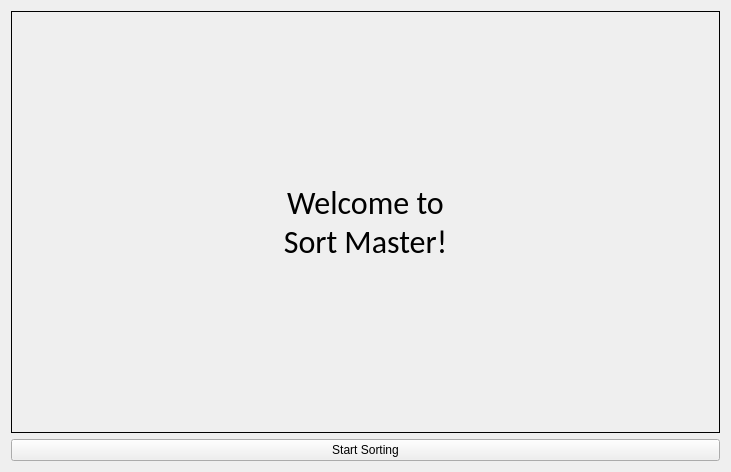
<?xml version="1.0" encoding="UTF-8"?>
<ui version="4.0">
 <class>startupScreen</class>
 <widget class="QWidget" name="startupScreen">
  <property name="geometry">
   <rect>
    <x>0</x>
    <y>0</y>
    <width>731</width>
    <height>472</height>
   </rect>
  </property>
  <property name="windowTitle">
   <string>Form</string>
  </property>
  <layout class="QHBoxLayout" name="horizontalLayout">
   <item>
    <layout class="QVBoxLayout" name="verticalLayout">
     <property name="sizeConstraint">
      <enum>QLayout::SetMinimumSize</enum>
     </property>
     <item>
      <widget class="QLabel" name="label">
       <property name="font">
        <font>
         <family>Calibri</family>
         <pointsize>24</pointsize>
        </font>
       </property>
       <property name="frameShape">
        <enum>QFrame::Box</enum>
       </property>
       <property name="frameShadow">
        <enum>QFrame::Plain</enum>
       </property>
       <property name="text">
        <string>Welcome to
Sort Master!</string>
       </property>
       <property name="textFormat">
        <enum>Qt::PlainText</enum>
       </property>
       <property name="alignment">
        <set>Qt::AlignCenter</set>
       </property>
      </widget>
     </item>
     <item>
      <widget class="QPushButton" name="startSortingButton">
       <property name="text">
        <string>Start Sorting</string>
       </property>
      </widget>
     </item>
    </layout>
   </item>
  </layout>
 </widget>
 <resources/>
 <connections/>
</ui>
